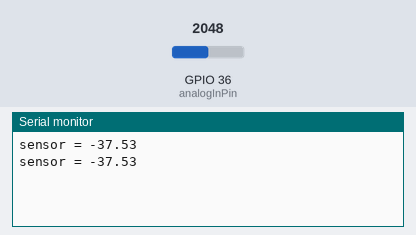
A sketch run on a simulated ESP32. On the bench: the last lines printed to the serial monitor. Inputs (shaded band) come from the test bench; at power-on: GPIO 36 (analogInPin) = 2048.

Above: at 1.2 s.
1.3 s: GPIO 36 (analogInPin) set to 2866
At 2.6 s:
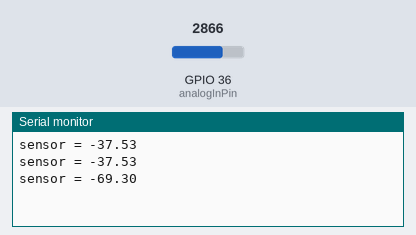
2.8 s: GPIO 36 (analogInPin) set to 3603
At 3.9 s:
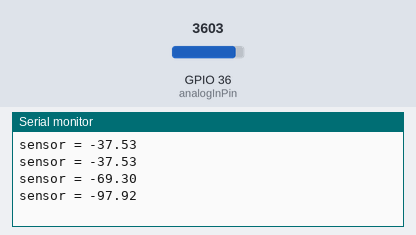
Timing chart, 0 to 5.8 s (numbered marks = the images above; inputs shaded):
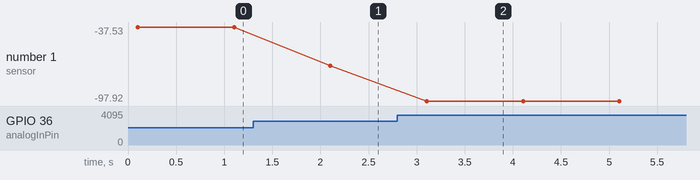

Measured:
- after the input at 1.3 s, the serial monitor: prints a new line after 0.80 s (image 1)
- after the input at 2.8 s, the serial monitor: prints a new line after 0.30 s (image 2)
- plotted number 1: -37.53 → -69.3 after the input at 1.3 s, -69.3 → -97.92 after the input at 2.8 s

The sketch:

pH_Meter_using_ESP32.ino
```cpp
const int analogInPin = A0;
int sensorValue = 0;
unsigned long int avgValue;
float b;
int buf[10], temp = 0;

void setup()
{
  Serial.begin(9600);
  pinMode(analogInPin, INPUT);
}

void loop()
{
  for (int i = 0; i < 10; i++)
  {
    buf[i] = analogRead(analogInPin);
    delay(10);
  }
  for (int i = 0; i < 9; i++)
  {
    for (int j = i + 1; j < 10; j++)
    {
      if (buf[i] > buf[j])
      {
        temp = buf[i];
        buf[i] = buf[j];
        buf[j] = temp;
      }
    }
  }
  avgValue = 0;
  for (int i = 2; i < 8; i++)
    avgValue += buf[i];

  float pHVol = (float)avgValue * 5.0 / 1024 / 4.3;
  float phValue = -5.70 * pHVol + 27.8;
  phValue = 14.2 + phValue;
  //float phValue = -3.0 * pHVol+17.5;
  Serial.print("sensor = ");
  Serial.println(phValue);
  delay(900);
}
```
